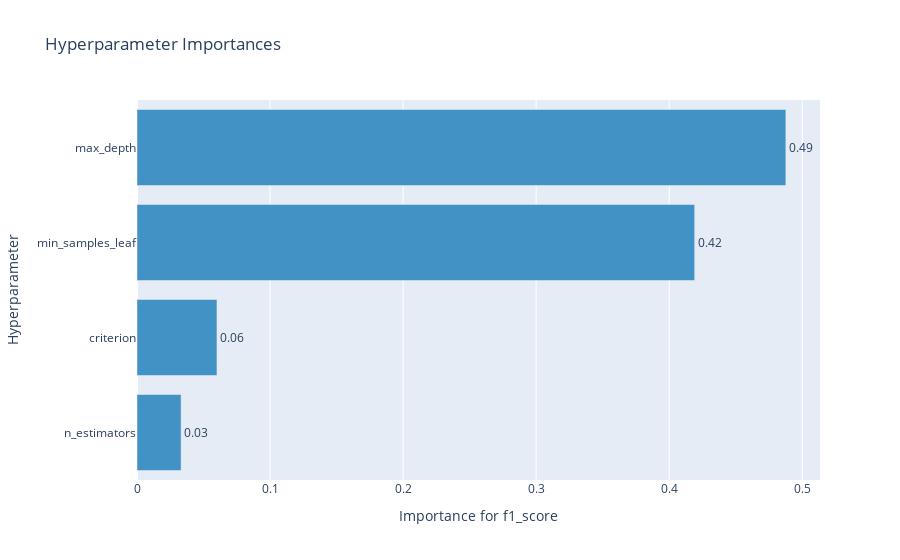

The code cell stored with this chart in its notebook:
### Code cell
optuna.visualization.plot_param_importances(study, target_name="f1_score")

### Figure 1 — Plotly figure (JSON) as saved in the notebook; plotly's stock layout.template omitted (floating-point values rounded to 4 significant figures)
{"data": [{"cliponaxis": false, "hovertemplate": ["n_estimators (IntDistribution): 0.03312955933820623<extra></extra>", "criterion (CategoricalDistribution): 0.060096287728730415<extra></extra>", "min_samples_leaf (IntDistribution): 0.4191243636482549<extra></extra>", "max_depth (IntDistribution): 0.48764978928480845<extra></extra>"], "marker": {"color": "rgb(66,146,198)"}, "orientation": "h", "text": ["0.03", "0.06", "0.42", "0.49"], "textposition": "outside", "type": "bar", "x": [0.03313, 0.0601, 0.4191, 0.4876], "y": ["n_estimators", "criterion", "min_samples_leaf", "max_depth"]}], "layout": {"showlegend": false, "title": {"text": "Hyperparameter Importances"}, "xaxis": {"title": {"text": "Importance for f1_score"}}, "yaxis": {"title": {"text": "Hyperparameter"}}}}
